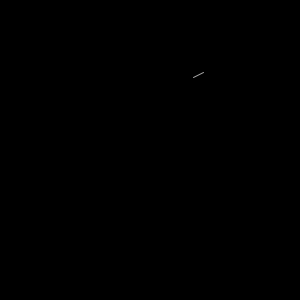
Frame 1 (no input)
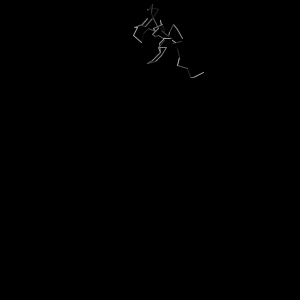
Frame 60 (the mouse pressed at the canvas centre just before this capture)
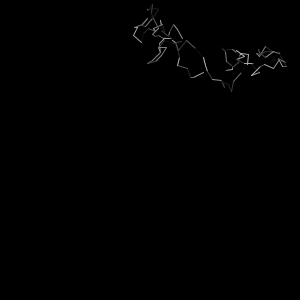
Frame 120 (the mouse held since frame 60 and released just before this capture)

The Processing sketch that drew these frames (run headless with seeded random() and noise(); from frame 60 on, the mouse is pressed at the canvas centre):

// Processing sketch: basicSketch
// ── basicSketch.pde
float x,y,px,py;

void setup(){
  
  size(300,300);
  
  x = random(width);
  y = random(height);
  px = x + random( -10, 10 ); 
  py = y + random( -10, 10 );
  
  background(0);
}

void draw(){
  
  strokeWeight( 1 );
  stroke( random( 192 ) ); 
  line( x, y, px, py );
  
  px = x; 
  py = y; 
  x += random( -10, 10 ); 
  y += random( -10, 10 );
  
  if( x > width){ x = 0; }
  else if( x < 0 ){ x = width;}
  
  if( y > height){ y = 0; }
  else if( y < 0 ){ y = height; }
  
}
